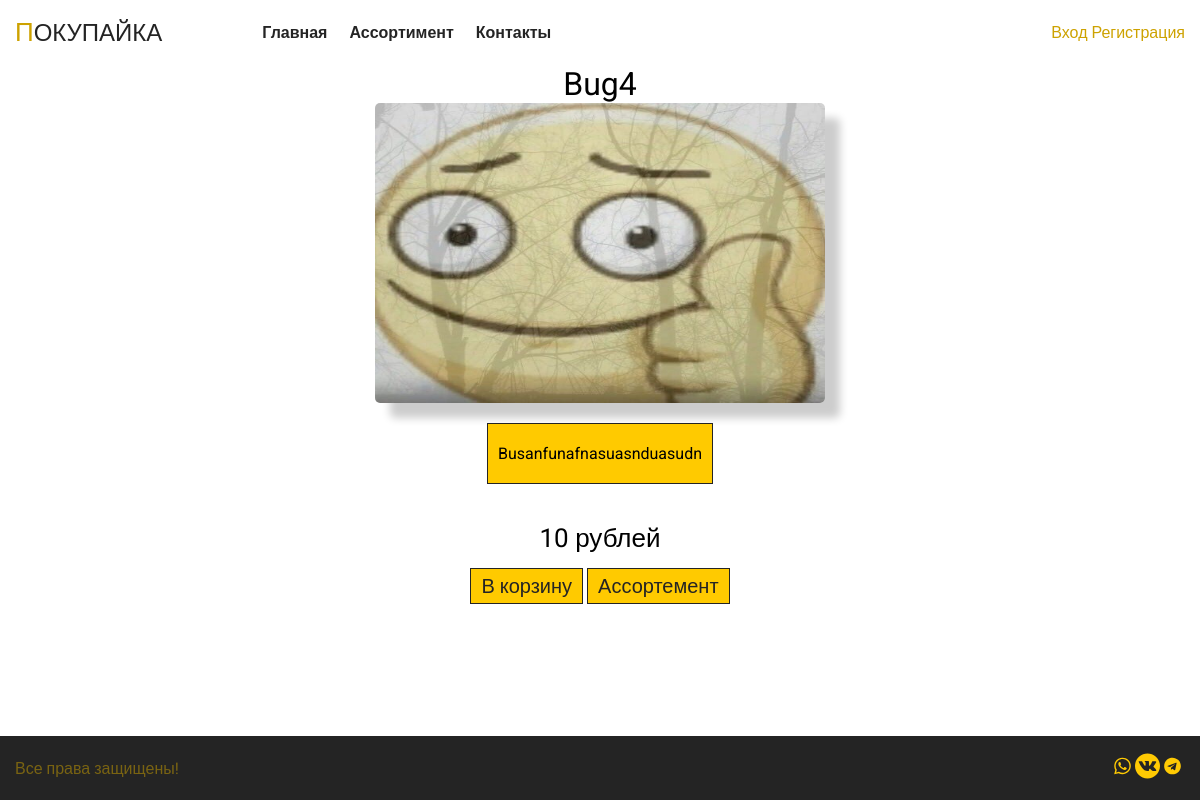
The app's page /product/75, older data.
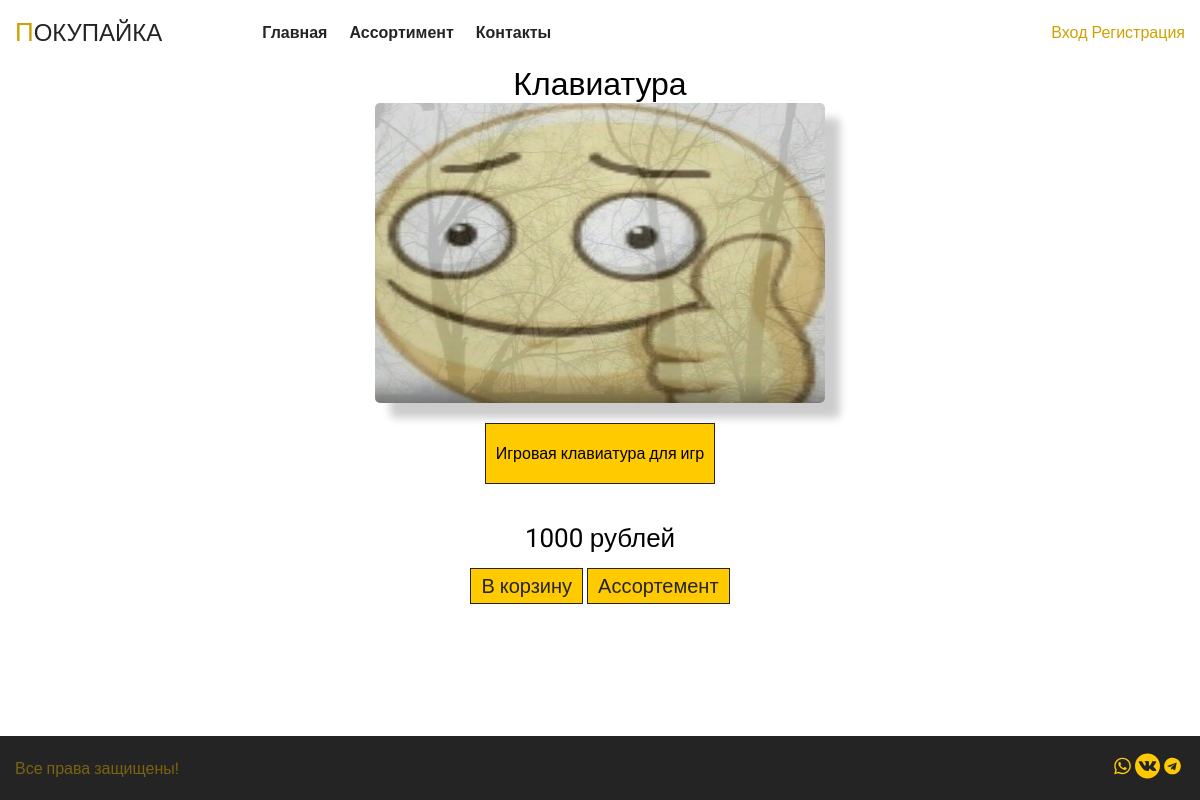
The same page, newer data.
### tables this page shows
CREATE TABLE `product` (
  `id` bigint NOT NULL,
  `name` varchar(100) NOT NULL,
  `description` varchar(2000) DEFAULT 'Отсуствует',
  `price` float NOT NULL
);

### application/controllers/MainController.php (called while the page is built, shortened)
<?php
class MainController extends Controller
{
    public function __construct($route)
    {
        $this->view->layout = 'other';
    }
    public function productAction(){
        $id = $this->route['id'];
        $Collection = $this->model->getProductCollectionList($id);
        $var = [
            'data' => $Collection
        ];
        $this->view->render('Покупайка', $var);
    }
}

### index.php (called while the page is built, shortened)
<?php
spl_autoload_register(function ($class) {
    $path = str_replace('\\', '/', $class.'.php');
});
$item = new Router();
$item->run();

### application/lib/Db.php (called while the page is built, shortened)
<?php
class Db {
    protected $db;
    public function __construct() {
        $config = require 'application/config/db.php';
        try{
            $this->db = new PDO('mysql:host='.$config['host'].';dbname='.$config['database'], $config['login'], $config['password']);
        }
        catch (\PDOException $e){
            $this->db = new PDO('mysql:host='.$config['reserve'].';dbname='.$config['database'], $config['login'], $config['password']);
        }
    }
    public function query($sql, $params = []) {
        $stmt = $this->db->prepare($sql);
        $stmt->execute();
        return $stmt;
    }
    public function row($sql, $params = []) {
        $result = $this->query($sql, $params);
        return $result->fetchAll(PDO::FETCH_ASSOC);
    }
}

### application/config/db.php (called while the page is built)
<?php
$path = $_SERVER['DOCUMENT_ROOT']."/settings.json";
$json = file_get_contents($path);
$db = json_decode($json, true);
return $db['database'];

### application/models/Main.php (called while the page is built, shortened)
<?php
class Main extends Model{
    public function getProductCollectionList($id){
        $Where = "where ";
        if(is_array($id)){
            foreach ($id as $element){
                $Where .= "id=$element or ";
            }
            $Where = rtrim($Where, " or ");
        }
        else{
            $Where .= "id=$id";
        }
        return $this->db->row("select * from product $Where");
    }
}

### application/core/Controller.php (called while the page is built, shortened)
<?php
abstract class Controller{
    public function __construct($route) {
        $this->route = $route;
        $this->model = $this->loadModel($route['controller']);
    }
    public function loadModel($name) {
        $path = 'application\models\\'.ucfirst($name);
        if (class_exists($path)) {
            return new $path;
        }
    }
}

### application/core/Model.php (called while the page is built, shortened)
<?php
abstract class Model{
    public function __construct()
    {
        $this->db = new Db();
    }
}

### application/views/main/product.php (the view)
<div class="container">
    <div class="aboutProduct__block">
        <h1><?=$data[0]['name']?></h1>
        <img src="/public/materials/<?=$data[0]['id']?>.png" alt="Фотография товара">
        <p><?=$data[0]['description']?></p>
        <br>
        <span><?=$data[0]['price']?> рублей</span>
        <div>
            <a href="">В корзину</a>
            <a href="/assortment">Ассортемент</a>
        </div>
    </div>
</div>

Row changes from the older to the newer data that the page shows:
changed product: name "Bug4" → "Клавиатура"; description "Busanfunafnasuasnduasudn" → "Игровая клавиатура для игр"; price "10" → "1000"
